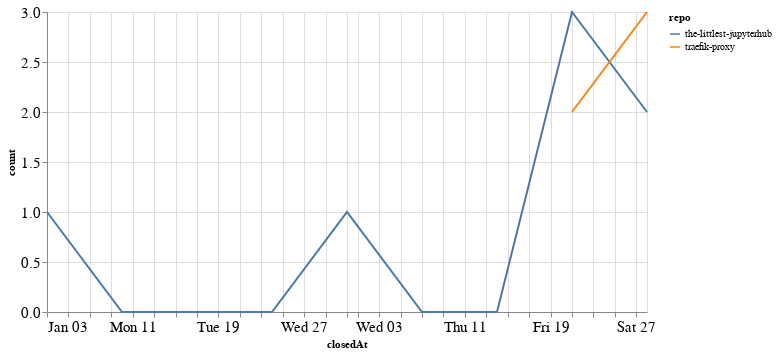

Write notebook code for a chart like this one.
### Code cell
closed_by_time = closed_by.groupby('repo').resample('W', on='closedAt').count()['author'].reset_index()
closed_by_time = closed_by_time.rename(columns={'author': 'count'})

alt.Chart(closed_by_time, width=600).mark_line().encode(
    x='closedAt',
    y='count',
    color='repo',
    tooltip="repo"
)

### Figure 1 — Vega-Lite specification as saved in the notebook (floating-point values rounded to 4 significant figures)
{"config": {"axisLeft": {"labelFontSize": 15}, "axisBottom": {"labelFontSize": 15}}, "data": {"name": "data-9ac60f2c908acb9afbdd75d1267204c8"}, "mark": "line", "encoding": {"color": {"type": "nominal", "field": "repo"}, "tooltip": {"type": "nominal", "field": "repo"}, "x": {"type": "temporal", "field": "closedAt"}, "y": {"type": "quantitative", "field": "count"}}, "width": 600, "$schema": "https://vega.github.io/schema/vega-lite/v4.8.1.json", "datasets": {"data-9ac60f2c908acb9afbdd75d1267204c8": [{"repo": "the-littlest-jupyterhub", "closedAt": "2021-01-03T00:00:00", "count": 1}, {"repo": "the-littlest-jupyterhub", "closedAt": "2021-01-10T00:00:00", "count": 0}, {"repo": "the-littlest-jupyterhub", "closedAt": "2021-01-17T00:00:00", "count": 0}, {"repo": "the-littlest-jupyterhub", "closedAt": "2021-01-24T00:00:00", "count": 0}, {"repo": "the-littlest-jupyterhub", "closedAt": "2021-01-31T00:00:00", "count": 1}, {"repo": "the-littlest-jupyterhub", "closedAt": "2021-02-07T00:00:00", "count": 0}, {"repo": "the-littlest-jupyterhub", "closedAt": "2021-02-14T00:00:00", "count": 0}, {"repo": "the-littlest-jupyterhub", "closedAt": "2021-02-21T00:00:00", "count": 3}, {"repo": "the-littlest-jupyterhub", "closedAt": "2021-02-28T00:00:00", "count": 2}, {"repo": "traefik-proxy", "closedAt": "2021-02-21T00:00:00", "count": 2}, {"repo": "traefik-proxy", "closedAt": "2021-02-28T00:00:00", "count": 3}]}}
